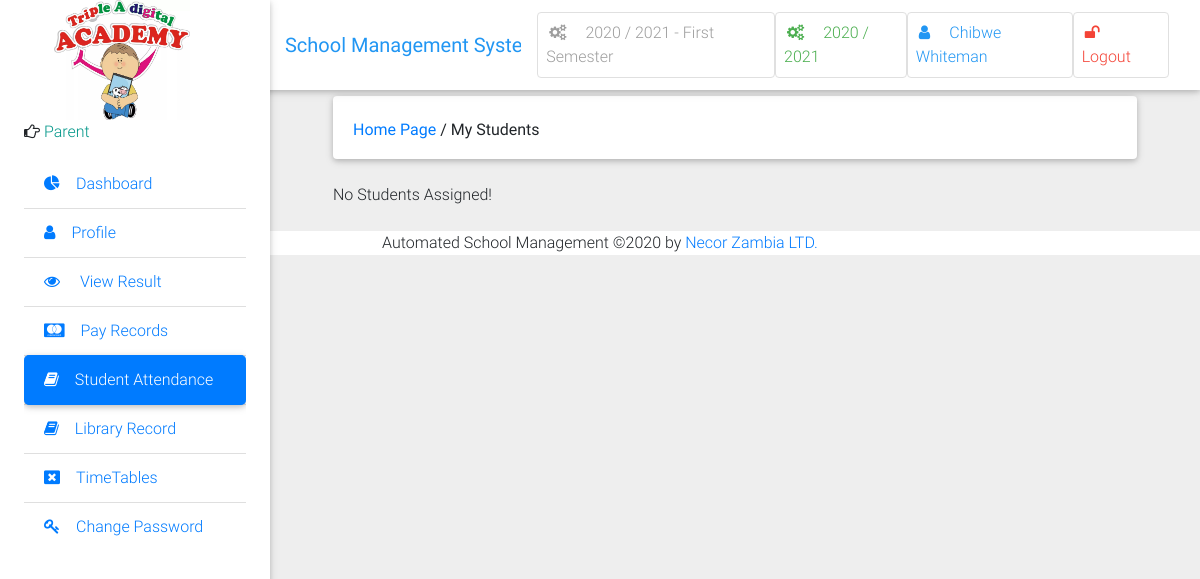
/student/attendance/ (signed in), run on an earlier commit of the app's database.
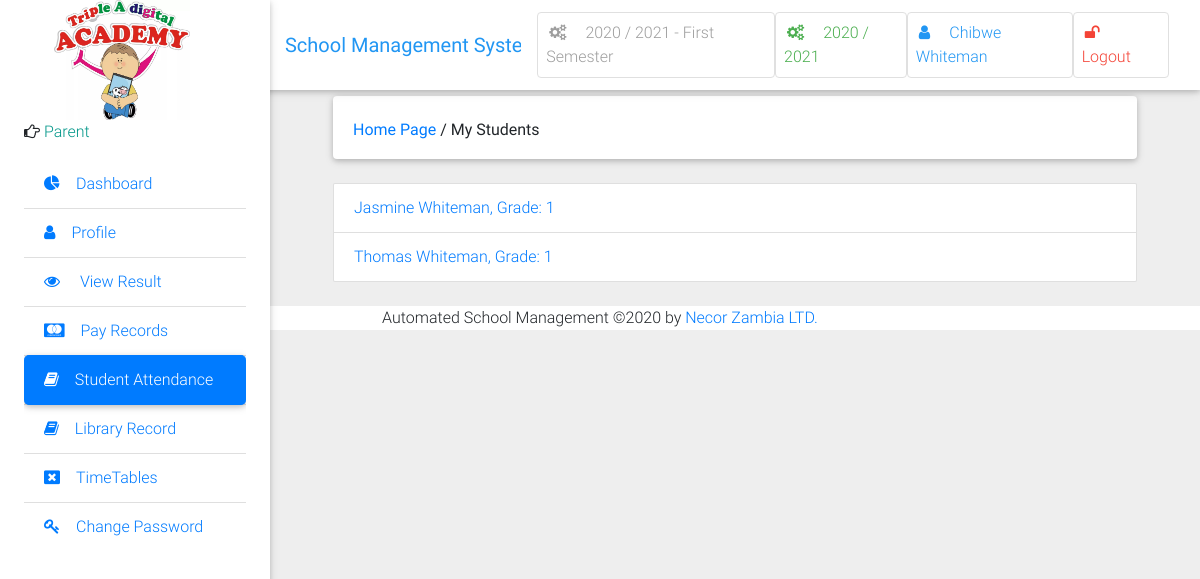
And on a later commit of the database.
### school/models.py (models this page shows, shortened)
class Children(models.Model):
    parent = models.ForeignKey(Parent, on_delete=models.CASCADE)
    student = models.ForeignKey(Student, on_delete=models.CASCADE)
    relation = models.CharField('Relation', max_length=200, choices=PARENT_CHILD_RELATION)
    class Meta:
        verbose_name_plural = 'Children'
        verbose_name = 'Child'

class Student(models.Model):
    user = models.OneToOneField(User, on_delete=models.CASCADE)
    id_number = models.CharField(max_length=20, unique=True)
    schoolclass = models.ForeignKey(SchoolClass, verbose_name='Class', default='', on_delete=models.CASCADE)
    enrollment_date = models.DateField(auto_now_add=True, null=True, blank=True)
    level = models.ForeignKey(Level, verbose_name='Grade', default='', on_delete=models.CASCADE)

class User(AbstractUser):
    is_student = models.BooleanField(default=False)
    is_lecturer = models.BooleanField(default=False)
    is_librarian = models.BooleanField(default=False)
    is_parent = models.BooleanField(default=False)
    phone = models.CharField(max_length=60, blank=True, null=True)
    address = models.CharField(max_length=60, blank=True, null=True)
    picture = models.ImageField(upload_to="users/pictures/%Y/%m/%d'", blank=True, null=True)
    email = models.EmailField(blank=True, null=True)
    password_type = models.CharField('Password Type', default='Expirable', max_length=200, choices=PASSWORD_TYPES)
    days_for_password_expiry = models.ForeignKey(PasswordConfigurations, on_delete=models.CASCADE, null=True, blank=True)
    last_password_reset_date = models.DateField('Reset On', auto_now=True)
    password_expiry_date = models.DateField(editable=False, null=True, blank=True)
    is_password_expired = models.BooleanField(default=False,)
    username_validator = ASCIIUsernameValidator()
    def get_full_name(self):
        full_name = self.username
        if self.first_name and self.last_name:
            full_name = self.first_name + " " + self.last_name
        return full_name
    def __str__(self):
        return self.get_full_name()

class Level(models.Model):
    level = models.CharField('Grade', max_length=200, )
    def __str__(self):
        return self.level
    class Meta:
        verbose_name_plural = 'Levels/Grades'
        verbose_name = 'Level/Grade'

### school/views.py (the view)
# urls.py: path('student/attendance/', views.student_attendance, name='student_attendance'),
@login_required
def student_attendance(request):
    if request.user.is_parent:
        parent = Parent.objects.get(user=request.user)
        students = Children.objects.filter(parent__user_id=request.user.id)
        context = {
            'students': students,
        }
        return render(request, 'students/student_attendance.html', context)
    elif request.user.is_student:
        studentattendance = PupilAttendance.objects.filter(student__user__id=request.user.id)
        context = {
            'studentattendance': studentattendance,
        }
        return render(request, 'students/student_attendance.html', context)

### school/context_processors.py (called while the page is built)
def session_processor(request):
	current_session = Session.objects.get(is_current_session=True)
	return {"current_session": current_session}

def semester_processor(request):
	current_semester = Semester.objects.get(is_current_semester=True)
	return {"current_semester": current_semester}

### school/models.py (called while the page is built)
    def __str__(self):
        return self.session

    def __str__(self):
        return str(self.session) + ' - ' + str(self.semester)

### school/templates/students/student_attendance.html (shortened to what this page needs)
{% extends 'school/base.html' %}
{% block side_bar %}
    {% include 'school/partial_active_element.html' with active='student_attendance' %}
{% endblock %}
{% block content %}
    <div class="container-fluid mt-5">
        <div class="card mb-4 wow fadeIn">
            <div class="card-body d-sm-flex justify-content-between">
                <h6 class="mb-2 mb-sm-0 pt-1">
                    <a href="/">Home Page</a>
                    <span>/</span>
                    {% if request.user.is_student %}
                        <span>{{ request.user.get_full_name }}</span>
                        {% else %}
                        My Students
                    {% endif %}
                </h6>
            </div>
        </div>
        <div class="table-wrapper-scroll-y">
            {% if request.user.is_parent %}
                <div class="list-group">
                    {% for stud in students %}
                        <div class="list-group-item">
                            <a href="{% url 'parent_attendance_view' stud.student.user.id %}">
                                {{ stud.student.user.get_full_name }}, Grade: {{ stud.student.level }}
                            </a>
                        </div>
                    {% empty %}
                        No Students Assigned!
                    {% endfor %}
                </div>
            {% endif %}
        </div>
    </div>
    <br>
{% endblock %}

What changed in the data, as far as the page shows it:
added Children: student.user.get_full_name "Jasmine Whiteman", student.level "1"
added Children: student.user.get_full_name "Thomas Whiteman", student.level "1"
Also different on the page:
text no longer shown: "No Students Assigned!"
